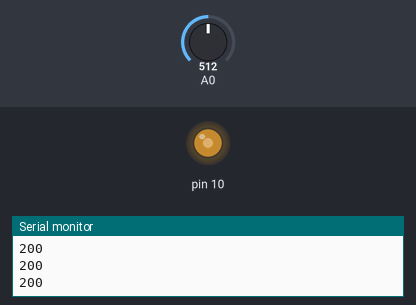
Recording of a sketch running on a simulated Arduino Uno, built with avr-gcc and run on an emulated ATmega328P. Parts: output pins drawn as LEDs (lit = HIGH), the last lines printed to the serial monitor. Inputs (shaded band) come from the test bench; at power-on: A0 = 512.

Above: at 1.2 s.
1.3 s: A0 set to 306
At 1.7 s:
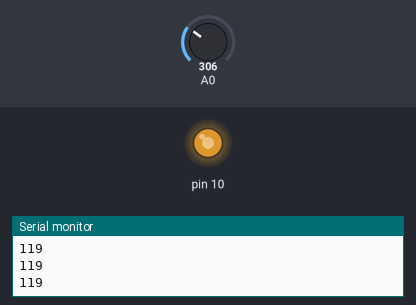
2.8 s: A0 set to 122
At 3.9 s:
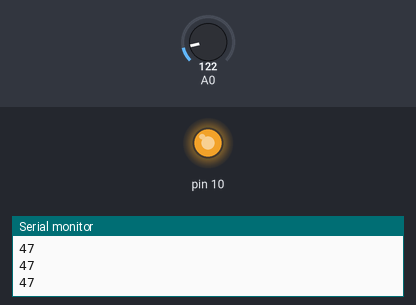
4.3 s: A0 set to 900
At 5.1 s:
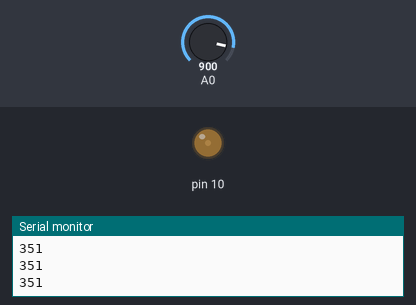
5.8 s: A0 set to 511
At 6.2 s:
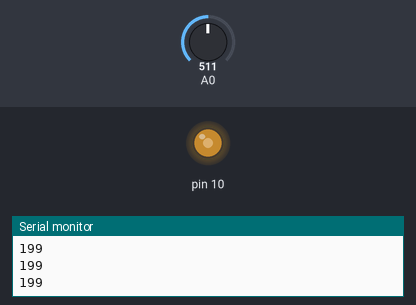
Timing chart, 0 to 8.3 s (numbered marks = the images above; inputs shaded):
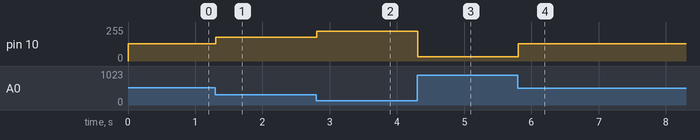

Measured:
- after the input at 1.3 s, pin 10: 128/255 → 179/255 at once
- after the input at 2.8 s, pin 10: 179/255 → 225/255 at once
- after the input at 4.3 s, pin 10: 225/255 → 31/255 at once
- after the input at 5.8 s, pin 10: 31/255 → 128/255 at once

The sketch:

pwm_sampling.ino
```cpp
#include <avr/pgmspace.h>

const int TOP = 400;
float input_TOP = 1024.0;
//float input_BOTTOM = 0;
float scale = TOP/input_TOP;


void setup_ADC() //configure ADC on analog input
{
  DDRC = 0;//pin0 is input for sampling
//MUX(3:0)=0000 ADC0(pin0) input; REFS(1:0)=01 Vref=Vcc(5V).
//ADPS(2:0)=101 ADCclk=16MHz/32=500kHz. Conversion takes 13 tcks of ADCclk
  ADMUX = 0;
  ADCSRA = 0;
  ADMUX = _BV(REFS0);
  ADCSRA |= _BV(ADPS2) | _BV(ADPS0);
  ADCSRA |= _BV(ADEN); //turn on adc
}

void setup()
{

  cli();
  DDRB = B100; //pin10 is output
  //DDRD = DDRD & ~B100; //pin2 is enable input

//configure timers for pwm generation
  TCCR1A = 0;
  TCCR1B = 0;
 //WGM1(3:0)=1111 fast pwm mode; CS1(2:0)=001 16Mhz clk not prescaled
 //COM1B(1:0) = 11 set oc1b on compare match
 //TCCR1A = B1011xx11 ; TCCR1B = B00011001
  TCCR1A = _BV(COM1B1) | _BV(COM1B0) | _BV(WGM11) | _BV(WGM10);
  TCCR1B = _BV(WGM13) | _BV(WGM12) | _BV(CS10);
  OCR1A = TOP;
  OCR1B = 0;

  setup_ADC();//sample analog input on pin0

  sei();

   Serial.begin(9600);
}


void sample_input()
{
  ADCSRA |= _BV(ADSC);//start ADC
  int low = ADCL;
  int high = ADCH;
  int adc = (high << 8) | low;
  OCR1B = (int) adc*scale;
  //Serial.println(OCR1B);
}

void loop()
{

  sample_input();
  Serial.println(OCR1B);
}
```
